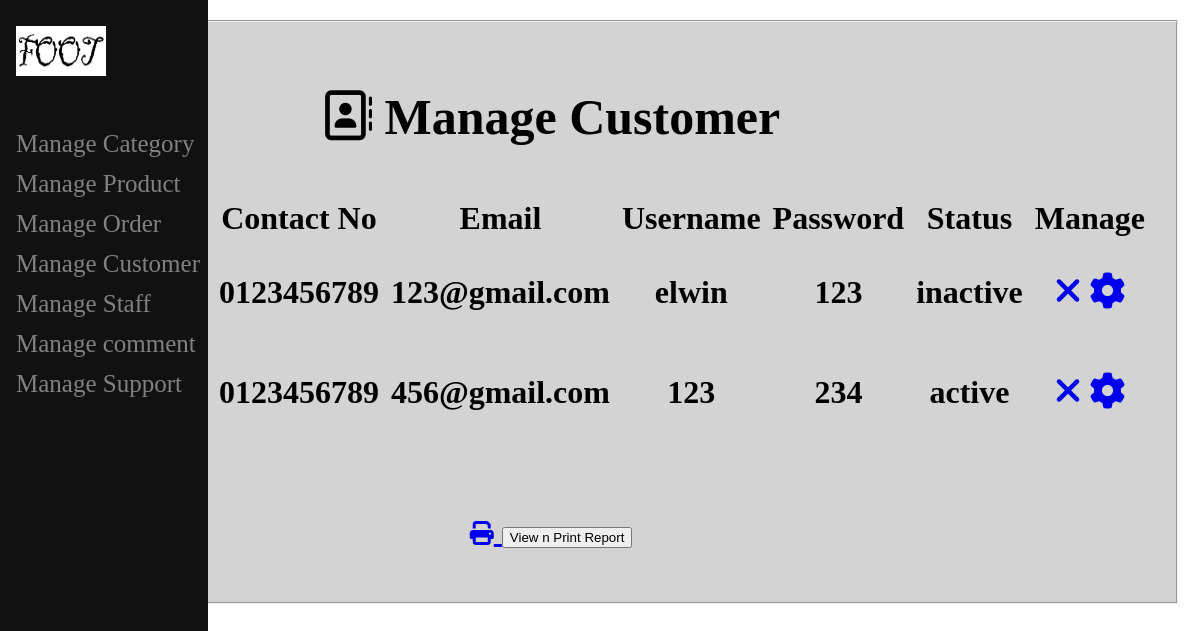
Page /test.php on the committed database.
### tables this page shows
CREATE TABLE `user` (
  `user_id` int(100) NOT NULL,
  `full_name` varchar(50) NOT NULL,
  `contact_no` varchar(14) NOT NULL,
  `email_address` varchar(30) NOT NULL,
  `username` varchar(30) NOT NULL,
  `userpassword` varchar(30) NOT NULL,
  `confirm_password` varchar(30) NOT NULL,
  `image` varchar(100) NOT NULL,
  `status` varchar(10) NOT NULL
);

### test.php (the view, shortened to what this page needs)
<?php
    include 'conn.php';
?>
<!DOCTYPE html>
<html lang="en">
<head>
</head>
<body>
<div class="side">
<div class="sidenav">
        <a href="admindashboard.php"><img src="image/foot.png" alt="Shop Logo" width="10px" height="10px"></a><br><br>
        <a href="#">Manage Category</a>
        <a href="admin_product.php">Manage Product</a>
        <a href="admin_history.php">Manage Order</a>
        <a href="adminhomepage.php">Manage Customer</a>
        <a href="#">Manage Staff </a>
        <a href="managecomment.php">Manage comment </a>
        <a href="managecontactus.php">Manage Support</a>
</div>
</div>
<div class="main">
<div class="middle">
    <fieldset>
    <?php
        $sql = "select * from user";
        $result = mysqli_query($conn,$sql);
        ?>
      <h1><i class="fa fa-address-book-o" style="font-size:50px"></i><b style="font-size: 50px;"> Manage Customer</b></h1>
      <table border="0px">
        <tr>
          <th>Image</th>
          <th>Name</th>
          <th>Contact No</th>
          <th>Email</th>
          <th>Username</th>
          <th>Password</th>
          <th>Status</th>
          <th>Manage</th>
        </tr>
        <?php
        while($row = mysqli_fetch_array($result))
        {
            ?>
        <tr>
          <th><img class='img' src="<?php echo "image/".$row['image'];?>" ></th>
          <th><?php echo $row["full_name"];	?></th>
          <th><?php echo $row["contact_no"];?></th>
          <th><?php echo $row["email_address"];?></th>
          <th><?php echo $row["username"];?></th>
          <th><?php echo $row["userpassword"];?></th>
          <th><?php echo $row["status"];?></th>
          <th><a href="deletemanageuser.php?user_id=<?php echo $row['user_id']; ?>"><i class="fa fa-close" style="font-size:36px"></i></a>
            <a href="editmanageuser.php?email=<?php echo $row['email_address'];?>" alt="update"><i class="fa fa-cog" style="font-size:36px"></i></a>
            </th>
        </tr>
            <?php
        }
		?>
      </table>
<p>
        <br>
      <span class="left" ><a href="reportuser.php" alt="insert"> <i class='fas fa-print' style='font-size:24px'></i> <input type="button" value="View n Print Report"></span></p>
    </fieldset>
  </div>
</div>
</body>
</html>

### test.php (style rules this page uses)
.sidenav { height: 100%; flex: 30%; position: fixed; z-index: 1; top: 0; left: 0; background-color: #111; overflow-x: hidden; padding-top: 20px; }
.main { flex: 0 0 70%; background-color: white; padding: 20px; height: 100%; float: right; text-align: center; position: absolute; top: 0; right: 0; font-size: 2em; }
.sidenav a { padding: 6px 8px 6px 16px; text-decoration: none; font-size: 25px; color: #818181; display: block; }
.sidenav img { height: 50px; width: 90px; }
th { padding: 5px; }
fieldset { background-color: lightgrey; }

### rows in the picture
user: contact_no "0123456789", email_address "123@gmail.com", username "elwin", userpassword "123", status "inactive"
user: contact_no "0123456789", email_address "456@gmail.com", username "123", userpassword "234", status "active"
